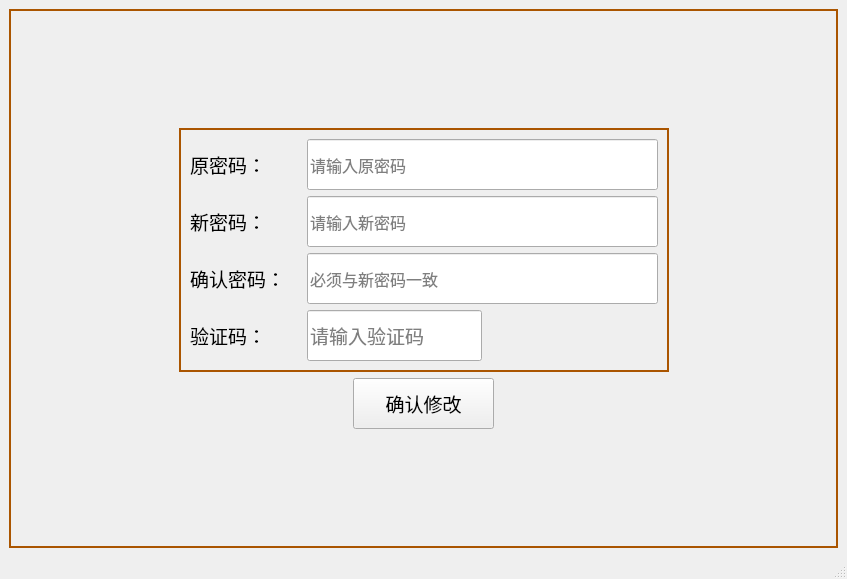
<?xml version="1.0" encoding="UTF-8"?>
<ui version="4.0">
 <class>changeUserPWD</class>
 <widget class="QMainWindow" name="changeUserPWD">
  <property name="geometry">
   <rect>
    <x>0</x>
    <y>0</y>
    <width>847</width>
    <height>579</height>
   </rect>
  </property>
  <property name="windowTitle">
   <string>MainWindow</string>
  </property>
  <widget class="QWidget" name="centralwidget">
   <layout class="QGridLayout" name="gridLayout_2">
    <item row="0" column="0">
     <widget class="QFrame" name="frame_2">
      <property name="styleSheet">
       <string notr="true">#frame_2{border:2px solid rgb(170,85,0)}</string>
      </property>
      <property name="frameShape">
       <enum>QFrame::StyledPanel</enum>
      </property>
      <property name="frameShadow">
       <enum>QFrame::Raised</enum>
      </property>
      <layout class="QGridLayout" name="gridLayout_3">
       <item row="1" column="2">
        <spacer name="horizontalSpacer_3">
         <property name="orientation">
          <enum>Qt::Horizontal</enum>
         </property>
         <property name="sizeHint" stdset="0">
          <size>
           <width>40</width>
           <height>20</height>
          </size>
         </property>
        </spacer>
       </item>
       <item row="2" column="1">
        <spacer name="verticalSpacer">
         <property name="orientation">
          <enum>Qt::Vertical</enum>
         </property>
         <property name="sizeHint" stdset="0">
          <size>
           <width>20</width>
           <height>40</height>
          </size>
         </property>
        </spacer>
       </item>
       <item row="1" column="0">
        <spacer name="horizontalSpacer_2">
         <property name="orientation">
          <enum>Qt::Horizontal</enum>
         </property>
         <property name="sizeHint" stdset="0">
          <size>
           <width>40</width>
           <height>20</height>
          </size>
         </property>
        </spacer>
       </item>
       <item row="1" column="1">
        <layout class="QVBoxLayout" name="verticalLayout_4">
         <item>
          <widget class="QFrame" name="frame">
           <property name="styleSheet">
            <string notr="true">#frame{border:2px solid rgb(170,85,0)}</string>
           </property>
           <property name="frameShape">
            <enum>QFrame::StyledPanel</enum>
           </property>
           <property name="frameShadow">
            <enum>QFrame::Raised</enum>
           </property>
           <layout class="QGridLayout" name="gridLayout">
            <item row="0" column="0">
             <layout class="QVBoxLayout" name="verticalLayout_3">
              <item>
               <layout class="QHBoxLayout" name="horizontalLayout">
                <item>
                 <layout class="QVBoxLayout" name="verticalLayout">
                  <item>
                   <widget class="QLabel" name="label">
                    <property name="minimumSize">
                     <size>
                      <width>111</width>
                      <height>51</height>
                     </size>
                    </property>
                    <property name="maximumSize">
                     <size>
                      <width>111</width>
                      <height>51</height>
                     </size>
                    </property>
                    <property name="font">
                     <font>
                      <family>宋体</family>
                      <pointsize>14</pointsize>
                     </font>
                    </property>
                    <property name="text">
                     <string>原密码：</string>
                    </property>
                   </widget>
                  </item>
                  <item>
                   <widget class="QLabel" name="label_2">
                    <property name="minimumSize">
                     <size>
                      <width>111</width>
                      <height>51</height>
                     </size>
                    </property>
                    <property name="maximumSize">
                     <size>
                      <width>111</width>
                      <height>51</height>
                     </size>
                    </property>
                    <property name="font">
                     <font>
                      <family>宋体</family>
                      <pointsize>14</pointsize>
                     </font>
                    </property>
                    <property name="text">
                     <string>新密码：</string>
                    </property>
                   </widget>
                  </item>
                  <item>
                   <widget class="QLabel" name="label_3">
                    <property name="minimumSize">
                     <size>
                      <width>111</width>
                      <height>51</height>
                     </size>
                    </property>
                    <property name="maximumSize">
                     <size>
                      <width>111</width>
                      <height>51</height>
                     </size>
                    </property>
                    <property name="font">
                     <font>
                      <family>宋体</family>
                      <pointsize>14</pointsize>
                     </font>
                    </property>
                    <property name="text">
                     <string>确认密码：</string>
                    </property>
                   </widget>
                  </item>
                 </layout>
                </item>
                <item>
                 <layout class="QVBoxLayout" name="verticalLayout_2">
                  <item>
                   <widget class="QLineEdit" name="lineEdit_yuanmima">
                    <property name="minimumSize">
                     <size>
                      <width>351</width>
                      <height>51</height>
                     </size>
                    </property>
                    <property name="maximumSize">
                     <size>
                      <width>351</width>
                      <height>51</height>
                     </size>
                    </property>
                    <property name="font">
                     <font>
                      <family>宋体</family>
                      <pointsize>12</pointsize>
                     </font>
                    </property>
                    <property name="echoMode">
                     <enum>QLineEdit::Password</enum>
                    </property>
                    <property name="placeholderText">
                     <string>请输入原密码</string>
                    </property>
                   </widget>
                  </item>
                  <item>
                   <widget class="QLineEdit" name="lineEdit_new">
                    <property name="minimumSize">
                     <size>
                      <width>351</width>
                      <height>51</height>
                     </size>
                    </property>
                    <property name="maximumSize">
                     <size>
                      <width>351</width>
                      <height>51</height>
                     </size>
                    </property>
                    <property name="font">
                     <font>
                      <family>宋体</family>
                      <pointsize>12</pointsize>
                     </font>
                    </property>
                    <property name="echoMode">
                     <enum>QLineEdit::Password</enum>
                    </property>
                    <property name="placeholderText">
                     <string>请输入新密码</string>
                    </property>
                   </widget>
                  </item>
                  <item>
                   <widget class="QLineEdit" name="lineEdit_confirnew">
                    <property name="minimumSize">
                     <size>
                      <width>351</width>
                      <height>51</height>
                     </size>
                    </property>
                    <property name="maximumSize">
                     <size>
                      <width>351</width>
                      <height>51</height>
                     </size>
                    </property>
                    <property name="font">
                     <font>
                      <family>宋体</family>
                      <pointsize>12</pointsize>
                     </font>
                    </property>
                    <property name="echoMode">
                     <enum>QLineEdit::Password</enum>
                    </property>
                    <property name="placeholderText">
                     <string>必须与新密码一致</string>
                    </property>
                   </widget>
                  </item>
                 </layout>
                </item>
               </layout>
              </item>
              <item>
               <layout class="QHBoxLayout" name="horizontalLayout_2">
                <item>
                 <widget class="QLabel" name="label_4">
                  <property name="minimumSize">
                   <size>
                    <width>111</width>
                    <height>51</height>
                   </size>
                  </property>
                  <property name="maximumSize">
                   <size>
                    <width>111</width>
                    <height>51</height>
                   </size>
                  </property>
                  <property name="font">
                   <font>
                    <family>宋体</family>
                    <pointsize>14</pointsize>
                   </font>
                  </property>
                  <property name="text">
                   <string>验证码：</string>
                  </property>
                 </widget>
                </item>
                <item>
                 <widget class="QLineEdit" name="lineEdit_yanzhengma">
                  <property name="minimumSize">
                   <size>
                    <width>175</width>
                    <height>51</height>
                   </size>
                  </property>
                  <property name="maximumSize">
                   <size>
                    <width>175</width>
                    <height>51</height>
                   </size>
                  </property>
                  <property name="font">
                   <font>
                    <family>宋体</family>
                    <pointsize>14</pointsize>
                   </font>
                  </property>
                  <property name="placeholderText">
                   <string>请输入验证码</string>
                  </property>
                 </widget>
                </item>
                <item>
                 <spacer name="horizontalSpacer">
                  <property name="orientation">
                   <enum>Qt::Horizontal</enum>
                  </property>
                  <property name="sizeHint" stdset="0">
                   <size>
                    <width>40</width>
                    <height>20</height>
                   </size>
                  </property>
                 </spacer>
                </item>
               </layout>
              </item>
             </layout>
            </item>
           </layout>
          </widget>
         </item>
         <item alignment="Qt::AlignHCenter">
          <widget class="QPushButton" name="pushButton">
           <property name="minimumSize">
            <size>
             <width>141</width>
             <height>51</height>
            </size>
           </property>
           <property name="maximumSize">
            <size>
             <width>141</width>
             <height>51</height>
            </size>
           </property>
           <property name="font">
            <font>
             <family>宋体</family>
             <pointsize>14</pointsize>
            </font>
           </property>
           <property name="text">
            <string>确认修改</string>
           </property>
          </widget>
         </item>
        </layout>
       </item>
       <item row="0" column="1">
        <spacer name="verticalSpacer_2">
         <property name="orientation">
          <enum>Qt::Vertical</enum>
         </property>
         <property name="sizeHint" stdset="0">
          <size>
           <width>20</width>
           <height>40</height>
          </size>
         </property>
        </spacer>
       </item>
      </layout>
     </widget>
    </item>
   </layout>
  </widget>
  <widget class="QMenuBar" name="menubar">
   <property name="geometry">
    <rect>
     <x>0</x>
     <y>0</y>
     <width>847</width>
     <height>25</height>
    </rect>
   </property>
  </widget>
  <widget class="QStatusBar" name="statusbar"/>
 </widget>
 <resources/>
 <connections/>
</ui>
